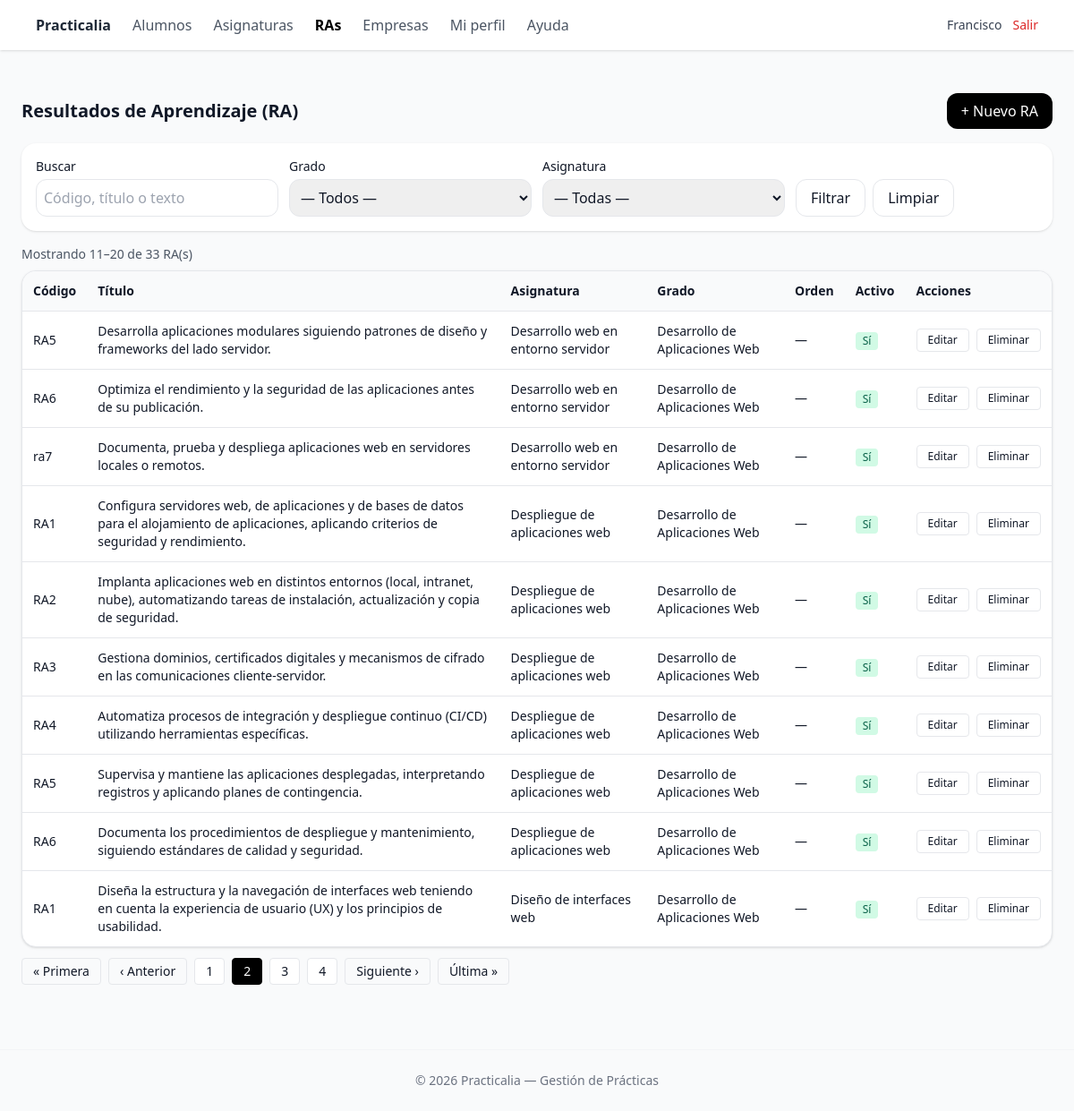
Screenshot of /public/ras/index.php?page=2 (signed in) with the database file from the repository.
### tables this page shows
CREATE TABLE `asignatura_ras` (
  `id` int(10) UNSIGNED NOT NULL,
  `asignatura_id` int(10) UNSIGNED NOT NULL,
  `codigo` varchar(20) NOT NULL,
  `titulo` varchar(255) NOT NULL,
  `descripcion` text DEFAULT NULL,
  `orden` smallint(5) UNSIGNED DEFAULT NULL,
  `activo` tinyint(1) NOT NULL DEFAULT 1,
  `created_at` datetime NOT NULL DEFAULT current_timestamp(),
  `updated_at` datetime NOT NULL DEFAULT current_timestamp() ON UPDATE current_timestamp(),
  `deleted_at` datetime DEFAULT NULL
);

CREATE TABLE `asignaturas` (
  `id` int(10) UNSIGNED NOT NULL,
  `curso_id` int(10) UNSIGNED NOT NULL,
  `nombre` varchar(150) NOT NULL,
  `codigo` varchar(30) DEFAULT NULL,
  `ects` decimal(4,1) DEFAULT NULL,
  `horas` smallint(5) UNSIGNED DEFAULT NULL,
  `semestre` tinyint(3) UNSIGNED DEFAULT NULL,
  `descripcion` text DEFAULT NULL,
  `activo` tinyint(1) NOT NULL DEFAULT 1,
  `created_at` datetime NOT NULL DEFAULT current_timestamp(),
  `updated_at` datetime NOT NULL DEFAULT current_timestamp() ON UPDATE current_timestamp(),
  `deleted_at` datetime DEFAULT NULL
);

CREATE TABLE `cursos` (
  `id` int(10) UNSIGNED NOT NULL,
  `nombre` varchar(150) NOT NULL,
  `codigo` varchar(50) DEFAULT NULL,
  `anyo` smallint(6) DEFAULT NULL,
  `activo` tinyint(1) NOT NULL DEFAULT 1,
  `created_at` timestamp NOT NULL DEFAULT current_timestamp(),
  `updated_at` timestamp NOT NULL DEFAULT current_timestamp() ON UPDATE current_timestamp()
);

### lib/auth.php (called while the page is built, shortened)
<?php
function current_user(): ?array
{
    return $_SESSION['user'] ?? null;
}
function require_role(string $codigoRol): bool
{
    $user = current_user();
    return in_array($codigoRol, $user['roles_codigos'] ?? [], true);
}

### public/ras/index.php (the view, shortened to what this page needs)
<?php
require_once __DIR__ . '/../../lib/auth.php';
$user = current_user();
$isAdmin = require_role('admin');
$profId = (int) ($user['id'] ?? 0);
function h(?string $s): string
{
  return htmlspecialchars((string) $s, ENT_QUOTES, 'UTF-8');
}
function urlWith(array $merge): string
{
  $cur = $_GET;
  foreach ($merge as $k => $v) {
    if ($v === null)
      unset($cur[$k]);
    else
      $cur[$k] = $v;
  }
  $q = http_build_query($cur);
  return $q ? ('?' . $q) : './index.php';
}
$q = trim((string) ($_GET['q'] ?? ''));
$asigIdF = filter_input(INPUT_GET, 'asignatura_id', FILTER_VALIDATE_INT) ?: null;
$page = max(1, (int) ($_GET['page'] ?? 1));
$perPage = 10;
$params = [];
$joins = "JOIN asignaturas a ON a.id = ra.asignatura_id
           JOIN cursos c ON c.id = a.curso_id";
$where = ["ra.deleted_at IS NULL", "a.deleted_at IS NULL"];
if (!$isAdmin) {
  $joins .= " JOIN cursos_profesores cp ON cp.curso_id = c.id AND cp.profesor_id = :pid";
  $params[':pid'] = $profId;
}
$whereSql = $where ? ('WHERE ' . implode(' AND ', $where)) : '';
$sqlCount = "SELECT COUNT(DISTINCT ra.id)
             FROM asignatura_ras ra
             $joins
             $whereSql";
$st = $pdo->prepare($sqlCount);
$st->execute($params);
$total = (int) $st->fetchColumn();
$perPage = max(1, (int) $perPage);
$totalPages = max(1, (int) ceil($total / $perPage));
$page = min(max(1, (int) $page), $totalPages);
$offset = ($page - 1) * $perPage;
$sqlRows = "SELECT ra.id, ra.codigo, ra.titulo, ra.orden, ra.activo,
                   a.id AS asig_id, a.nombre AS asig_nombre,
                   c.id AS curso_id, c.nombre AS curso_nombre
            FROM asignatura_ras ra
            $joins
            $whereSql
            GROUP BY ra.id, ra.codigo, ra.titulo, ra.orden, ra.activo, a.id, a.nombre, c.id, c.nombre
            ORDER BY c.nombre ASC, a.nombre ASC,
                     (ra.orden IS NULL) ASC, ra.orden ASC, ra.codigo ASC
            LIMIT :limit OFFSET :offset";
$st = $pdo->prepare($sqlRows);
foreach ($params as $k => $v) {
  $st->bindValue($k, $v, is_int($v) ? PDO::PARAM_INT : PDO::PARAM_STR);
}
$st->bindValue(':limit', $perPage, PDO::PARAM_INT);
$st->bindValue(':offset', $offset, PDO::PARAM_INT);
$st->execute();
$rows = $st->fetchAll(PDO::FETCH_ASSOC);
$from = ($total === 0) ? 0 : ($offset + 1);
$to = min($offset + $perPage, $total);
$window = 2;
$pagesToShow = [];
$pagesToShow[] = 1;
for ($i = $page - $window; $i <= $page + $window; $i++) {
  if ($i > 1 && $i < $totalPages)
    $pagesToShow[] = $i;
}
if ($totalPages > 1)
  $pagesToShow[] = $totalPages;
$pagesToShow = array_values(array_unique(array_filter($pagesToShow, fn($p) => $p >= 1 && $p <= $totalPages)));
sort($pagesToShow);
function renderPageLink(int $p, int $cur): string
{
  $isCur = ($p === $cur);
  $cls = 'px-3 py-1 rounded border text-sm ' . ($isCur ? 'bg-black text-white border-black' : 'bg-white');
  return '<a class="' . $cls . '" href="' . h(urlWith(['page' => $p])) . '">' . $p . '</a>';
}
require_once __DIR__ . '/../partials/_header.php';
?>
<div class="flex items-center justify-between mb-4">
  <h1 class="text-xl font-semibold">Resultados de Aprendizaje (RA)</h1>
  <a href="./create.php<?= $asigIdF ? '?asignatura_id=' . (int) $asigIdF : '' ?>"
    class="px-4 py-2 rounded-xl bg-black text-white">+ Nuevo RA</a>
</div>
<form method="get" class="bg-white p-4 rounded-2xl shadow mb-4 grid grid-cols-1 md:grid-cols-4 gap-3">
  <div>
    <label class="block text-sm font-medium">Buscar</label>
    <input name="q" value="<?= h($q) ?>" class="mt-1 w-full border rounded-xl p-2" placeholder="Código, título o texto">
  </div>
  <div>
    <label class="block text-sm font-medium">Grado</label>
    <select name="curso_id" class="mt-1 w-full border rounded-xl p-2" onchange="this.form.submit()">
      <option value="">— Todos —</option>
    </select>
  </div>
  <div>
    <label class="block text-sm font-medium">Asignatura</label>
    <select name="asignatura_id" class="mt-1 w-full border rounded-xl p-2">
      <option value="">— Todas —</option>
    </select>
  </div>
  <div class="flex items-end gap-2">
    <button class="px-4 py-2 rounded-xl border">Filtrar</button>
    <a href="./index.php" class="px-4 py-2 rounded-xl border">Limpiar</a>
  </div>
</form>
<div class="mb-2 text-sm text-gray-600">
  Mostrando <span class="font-medium"><?= (int) $from ?></span>–<span class="font-medium"><?= (int) $to ?></span> de
  <span class="font-medium"><?= (int) $total ?></span> RA(s)
</div>
<div class="overflow-x-auto bg-white rounded-2xl shadow border">
  <table class="min-w-full text-sm">
    <thead class="bg-gray-50">
      <tr>
        <th class="text-left p-3">Código</th>
        <th class="text-left p-3">Título</th>
        <th class="text-left p-3">Asignatura</th>
        <th class="text-left p-3">Grado</th>
        <th class="text-left p-3">Orden</th>
        <th class="text-left p-3">Activo</th>
        <th class="text-left p-3">Acciones</th>
      </tr>
    </thead>
    <tbody>
      <?php if (!$rows): ?>
        <tr>
          <td colspan="7" class="p-4 text-gray-500">No hay RAs.</td>
        </tr>
      <?php else:
        foreach ($rows as $r): ?>
          <tr class="border-t">
            <td class="p-3 font-medium"><?= h($r['codigo']) ?></td>
            <td class="p-3"><?= h($r['titulo']) ?></td>
            <td class="p-3"><?= h($r['asig_nombre']) ?></td>
            <td class="p-3"><?= h($r['curso_nombre']) ?></td>
            <td class="p-3"><?= h($r['orden'] !== null ? (string) $r['orden'] : '—') ?></td>
            <td class="p-3">
              <?php if ((int) $r['activo'] === 1): ?>
                <span class="inline-block text-xs px-2 py-0.5 rounded bg-emerald-100 text-emerald-800">Sí</span>
              <?php else: ?>
                <span class="inline-block text-xs px-2 py-0.5 rounded bg-gray-100 text-gray-700">No</span>
              <?php endif; ?>
            </td>
            <td class="p-3">
              <div class="flex gap-2">
                <a class="px-3 py-1 rounded border text-xs" href="./edit.php?id=<?= (int) $r['id'] ?>">Editar</a>
                <form method="post" action="./delete.php" onsubmit="return confirm('¿Eliminar este RA?');">
                  <button class="px-3 py-1 rounded border text-xs" type="submit">Eliminar</button>
                </form>
              </div>
            </td>
          </tr>
        <?php endforeach; endif; ?>
    </tbody>
  </table>
</div>
<?php if ($totalPages > 1): ?>
  <nav class="flex items-center gap-2 mt-3" aria-label="Paginación">
    <a class="px-3 py-1 rounded border text-sm <?= $page === 1 ? 'pointer-events-none opacity-50' : '' ?>"
      href="<?= h(urlWith(['page' => 1])) ?>">« Primera</a>
    <a class="px-3 py-1 rounded border text-sm <?= $page === 1 ? 'pointer-events-none opacity-50' : '' ?>"
      href="<?= h(urlWith(['page' => max(1, $page - 1)])) ?>">‹ Anterior</a>
    <?php
    foreach ($pagesToShow as $p):
      echo renderPageLink($p, $page);
    endforeach;
    ?>
    <a class="px-3 py-1 rounded border text-sm <?= $page === $totalPages ? 'pointer-events-none opacity-50' : '' ?>"
      href="<?= h(urlWith(['page' => min($totalPages, $page + 1)])) ?>">Siguiente ›</a>
    <a class="px-3 py-1 rounded border text-sm <?= $page === $totalPages ? 'pointer-events-none opacity-50' : '' ?>"
      href="<?= h(urlWith(['page' => $totalPages])) ?>">Última »</a>
  </nav>
<?php endif; ?>
</main>
<?php require_once __DIR__ . '/../partials/_footer.php'; ?>

### rows the page displays
asignatura_ras: codigo "RA5", titulo "Desarrolla aplicaciones modulares siguiendo patrones de diseño y frameworks del lado servidor.", asignatura.nombre "Desarrollo web en entorno servidor", cursos.nombre "Desarrollo de Aplicaciones Web", orden "—", activo "Sí"
asignatura_ras: codigo "RA6", titulo "Optimiza el rendimiento y la seguridad de las aplicaciones antes de su publicación.", asignatura.nombre "Desarrollo web en entorno servidor", cursos.nombre "Desarrollo de Aplicaciones Web", orden "—", activo "Sí"
asignatura_ras: codigo "ra7", titulo "Documenta, prueba y despliega aplicaciones web en servidores locales o remotos.", asignatura.nombre "Desarrollo web en entorno servidor", cursos.nombre "Desarrollo de Aplicaciones Web", orden "—", activo "Sí"
asignatura_ras: codigo "RA1", titulo "Configura servidores web, de aplicaciones y de bases de datos para el alojamiento de aplicaciones, aplicando criterios de seguridad y rendimiento.", asignatura.nombre "Despliegue de aplicaciones web", cursos.nombre "Desarrollo de Aplicaciones Web", orden "—", activo "Sí"
asignatura_ras: codigo "RA2", titulo "Implanta aplicaciones web en distintos entornos (local, intranet, nube), automatizando tareas de instalación, actualización y copia de seguridad.", asignatura.nombre "Despliegue de aplicaciones web", cursos.nombre "Desarrollo de Aplicaciones Web", orden "—", activo "Sí"
asignatura_ras: codigo "RA3", titulo "Gestiona dominios, certificados digitales y mecanismos de cifrado en las comunicaciones cliente-servidor.", asignatura.nombre "Despliegue de aplicaciones web", cursos.nombre "Desarrollo de Aplicaciones Web", orden "—", activo "Sí"
asignatura_ras: codigo "RA4", titulo "Automatiza procesos de integración y despliegue continuo (CI/CD) utilizando herramientas específicas.", asignatura.nombre "Despliegue de aplicaciones web", cursos.nombre "Desarrollo de Aplicaciones Web", orden "—", activo "Sí"
asignatura_ras: codigo "RA5", titulo "Supervisa y mantiene las aplicaciones desplegadas, interpretando registros y aplicando planes de contingencia.", asignatura.nombre "Despliegue de aplicaciones web", cursos.nombre "Desarrollo de Aplicaciones Web", orden "—", activo "Sí"
asignatura_ras: codigo "RA6", titulo "Documenta los procedimientos de despliegue y mantenimiento, siguiendo estándares de calidad y seguridad.", asignatura.nombre "Despliegue de aplicaciones web", cursos.nombre "Desarrollo de Aplicaciones Web", orden "—", activo "Sí"
asignatura_ras: codigo "RA1", titulo "Diseña la estructura y la navegación de interfaces web teniendo en cuenta la experiencia de usuario (UX) y los principios de usabilidad.", asignatura.nombre "Diseño de interfaces web", cursos.nombre "Desarrollo de Aplicaciones Web", orden "—", activo "Sí"

### other values shown
$user['nombre'] "Francisco"
$from "11"
$to "20"
$total "33"
$p "1"
$p "2"
$p "3"
$p "4"
